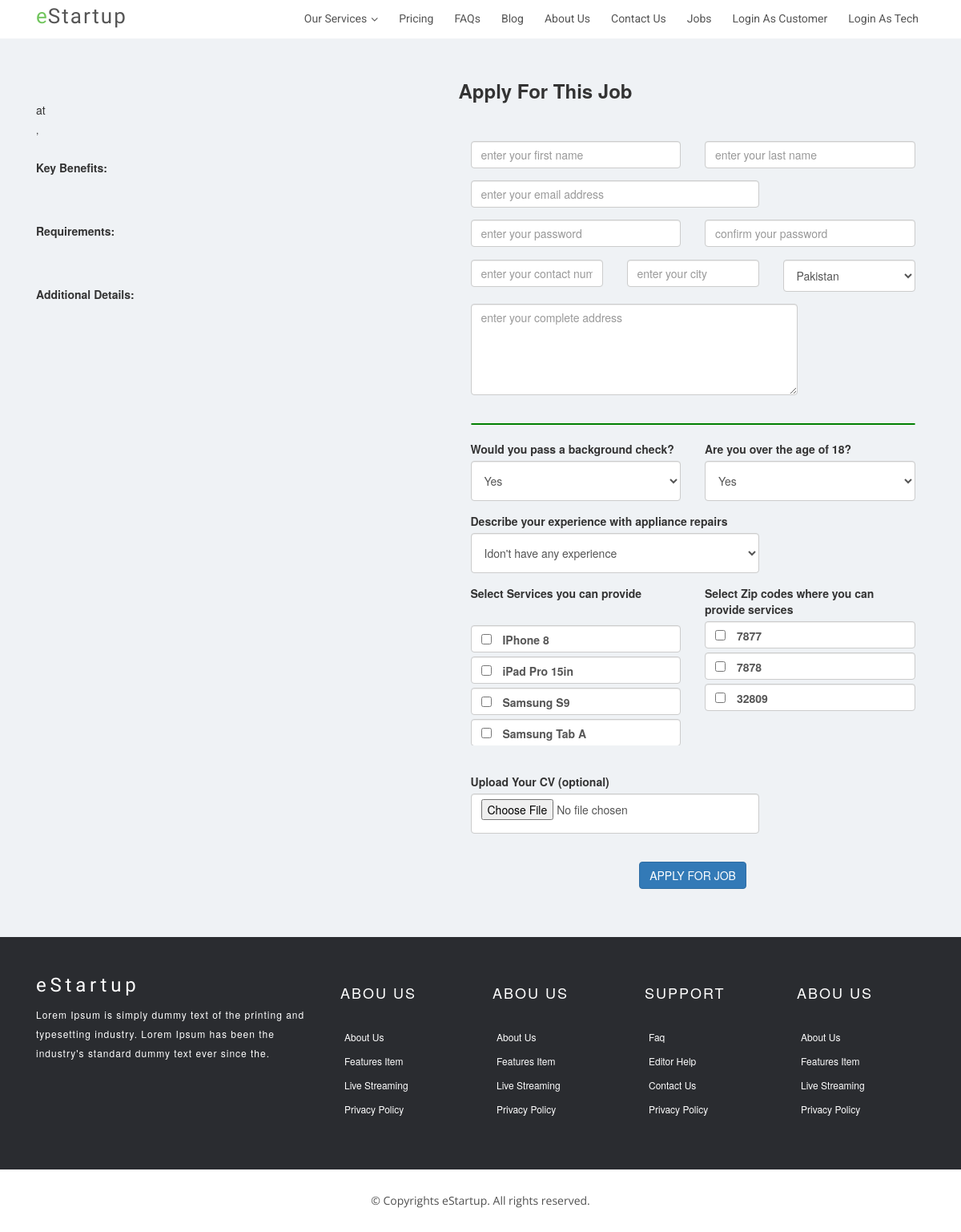
The page /job_details.php on the database its author committed.
### tables this page shows
CREATE TABLE `models_tbl` (
  `model_id` int(10) NOT NULL,
  `model_title` varchar(100) DEFAULT NULL,
  `model_status` varchar(20) DEFAULT NULL,
  `model_pic` varchar(1000) DEFAULT NULL
);

CREATE TABLE `zip_codes_tbl` (
  `zip_id` int(10) NOT NULL,
  `zip_code` varchar(10) DEFAULT NULL
);

### job_details.php (the view, shortened to what this page needs)
<?php
	include_once('MethodsFile.php');
	$obj=new MethodsClass();
?>
<!DOCTYPE html>
<html lang="en">
<head>
  <?php echo $obj->cssLinks(); ?>
</head>
<body style="background-color: #eff2f5;">
 		<?php include_once('includes/header.php'); ?>
    	<br><br><br><br>
    	<section id="blog" class="wow fadeInUp">
    		<div class="row">
    			<div class="col-lg-5 m-5">
    				<div class="container">
				      <div class="section-title">
				        <h5>at <strong style="color: green;"><?php echo $job_details['store_title']; ?></strong></h5>
				        <h6><?php echo $job_details['job_city']; ?>, <?php echo $job_details['job_state']; ?></h6>
				        <br>
				        <strong>Key Benefits:</strong>
				        <br><br>
				        <pre style="border: none; background-color: transparent;" class="separator"><?php echo $job_details['job_key_benefits']; ?></pre>
				        <br>
				        <strong>Requirements:</strong>
				        <br><br>
				        <pre style="border: none; background-color: transparent;" class="separator"><?php echo $job_details['job_requirements']; ?></pre>
				        <br>
				        <strong>Additional Details:</strong>
				        <br><br>
				        <pre style="border: none; background-color: transparent;" class="separator"><?php echo $job_details['job_additional_description']; ?></pre>
				      </div>
				    </div>
    			</div>
    			<div class="col-lg-6">
    				<div class="">
				      <div class="section-title">
				        <h3><strong>Apply For This Job</strong></h3>
				        <br><br>
				        <div class="col-lg-12">
				          <div class="form">
				            <form action="ExeFile.php" method="post" enctype="multipart/form-data">
				              	<div class="row">
				            		<div class="col-lg-6">
				            			<div class="form-group">
							                <input type="text" class="form-control" name="fname_field" placeholder="enter your first name" required="true" />
							            </div>
				            		</div>
				            		<div class="col-lg-6">
				            			<div class="form-group">
							                <input type="text" class="form-control" name="lname_field" placeholder="enter your last name"required="true"/>
							            </div>
				            		</div>
				            	</div>
				            	<div class="row">
				            		<div class="col-lg-8">
				            			<div class="form-group">
							                <input type="email" class="form-control" name="email_field" placeholder="enter your email address" required="true"/>
							            </div>
				            		</div>
				            	</div>
				            	<div class="row">
				            		<div class="col-lg-6">
				            			<div class="form-group">
							                <input id="password" type="password" class="form-control" name="password_field" placeholder="enter your password" required="true"/>
							            </div>
				            		</div>
				            		<div class="col-lg-6">
				            			<div class="form-group">
							                <input id="confirm_password" type="password" class="form-control" name="cpassword_field" placeholder="confirm your password" required="true"/>
							            </div>
				            		</div>
				            	</div>
				            	<div class="row">
				            		<div class="col-lg-12">
				            		</div>
				            	</div>
				            	<div class="row">
				            		<div class="col-lg-4">
				            			<div class="form-group">
							                <input type="text" class="form-control" name="contact_field" placeholder="enter your contact number" required="true"/>
							            </div>
				            		</div>
				            		<div class="col-lg-4">
				            			<div class="form-group">
							                <input type="text" class="form-control" name="city_field" placeholder="enter your city" required="true"/>
							            </div>
				            		</div>
				            		<div class="col-lg-4">
				            			<div class="form-group">
							                <select name="country_field" class="form-control" required="true" style="height: 40px;">
							                    <option value="Pakistan" selected>Pakistan</option>
							                </select>
						              	</div>
				            		</div>
				            	</div>
				            	<div class="row">
				            		<div class="col-lg-9">
				            			<div class="form-group">
							                <textarea class="form-control" rows="5" name="address_field" placeholder="enter your complete address" required="true"></textarea>
							            </div>
				            		</div>
				            	</div>
				            	<hr style="border: 1px solid green;  border-radius: 5px;">
				            	<div class="row">
			                      <div class="col-md-6">
			                        <div class="form-group">
			                          <label>Would you pass a background check? </label>
			                          <select class="form-control" name="background_field" style="height: 50px;" required="true">
			                            <option value="Yes">Yes</option>
			                          </select>
			                        </div>
			                      </div>
			                      <div class="col-md-6">
			                        <div class="form-group">
			                          <label>Are you over the age of 18?</label>
			                          <select name="age_field" class="form-control" style="height: 50px;" required="true">
			                            <option value="Yes">Yes</option>
			                          </select>
			                        </div>
			                      </div>
			                    </div>
			                    <div class="row">
			                      <div class="col-md-8">
			                      	<div class="form-group">
			                          <label>Describe your experience with appliance repairs</label>
			                          <select name="experience_field" class="form-control" style="height: 50px;" required="true">
			                            <option value="I dont have any experience">Idon't have any experience</option>
			                          </select>
			                        </div>
			                      </div>
			                    </div>
			                    <div class="row">
			                    	<div class="col-md-6">
				                        <div class="form-group">
				                          	<label class="mb-5">Select Services you can provide</label>
				                          	<div class="multiselect" style='overflow-y: scroll; height: 150px;'>
					                          <?php
					                            $models=$obj->getAllActiveModels();
					                            if(!empty($models)){
					                              foreach ($models as $model) {
					                          ?>
					                                <div class="row">
					                                  <div class="col-md-12">
					                                    <label class="form-control">
					                                      <input type="checkbox" name="models[]" value="<?php echo $model['model_id']; ?>" />
					                                      <strong class="ml-3"><?php echo $model['model_title']; ?></strong>
					                                    </label>
					                                  </div>
					                                </div>
					                          <?php
					                              }
					                            }
					                          ?>
					                        </div>
				                        </div>
				                      </div>
				            		<div class="col-lg-6">
				            			<div class="form-group">
				            				<label>Select Zip codes where you can provide services</label>
							                <div class="multiselect" style='overflow-y: scroll; height: 150px;'>
					                          <?php
					                            $zip_codes=$obj->getAllZipCodes();
					                            if(!empty($zip_codes)){
					                              foreach ($zip_codes as $zip) {
					                          ?>
					                                <div class="">
					                                  <label class="form-control">
					                                    <input type="checkbox" name="zip_codes[]" value="<?php echo $zip['zip_id']; ?>" />
					                                    <strong class="ml-3"><?php echo $zip['zip_code']; ?></strong>
					                                  </label>
					                                </div>
					                          <?php
					                              }
					                            }
					                          ?>
					                        </div>
							            </div>
				            		</div>
				            	</div>
				            	<br>
			                    <div class="row">
				            		<div class="col-lg-8">
				            			<div class="form-group">
				            				<label>Upload Your CV (optional) </label>
							                <input type="file" class="form-control" name="cv_field" style="height: 50px;" />
							            </div>
				            		</div>
				            	</div>
				            	<br>
				              	<div class="text-center">
				                	<button type="submit" class="btn btn-primary" name="tech_job_apply_btn">Apply For Job</button>
				             	</div>
				            </form>
				          </div>
				        </div>
				      </div>
				    </div>
    			</div>
    		</div>
		</section>
  		<br><br><br>
  		<?php include_once('includes/footer.php') ?>
</body>
</html>

### assets/css/style.css (style rules this page uses)
body { background-color: #fff; color: #333; }
h1, h2, h3, h4, h5, h6 { margin: 0; }
h5 { color: #626262; font-size: 14px; font-weight: 500; }
.btn { border: 1px solid #fff; border-radius: 50px; color: #fff; font-size: 11px; font-weight: 600; padding: 15px 40px; text-transform: uppercase; -moz-transition: all 0.5s ease-in-out 0s; -ms-transition: all 0.5s ease-in-out 0s; -o-transition: all 0.5s ease-in-out 0s; -webkit-transition: all 0.5s ease-in-out 0s; transition: all 0.5s ease-in-out 0s; }
.section-title { margin-bottom: 80px; }
.section-title .separator { margin: 0; }
.separator { color: #626262; font-family: "Roboto", sans-serif; font-size: 15px; font-weight: 300; margin-bottom: 30px; text-transform: capitalize; }

### rows shown on the page
models_tbl: model_title "IPhone 8"
models_tbl: model_title "iPad Pro 15in"
models_tbl: model_title "Samsung S9"
models_tbl: model_title "Samsung Tab A"
zip_codes_tbl: zip_code "7877"
zip_codes_tbl: zip_code "7878"
zip_codes_tbl: zip_code "32809"
